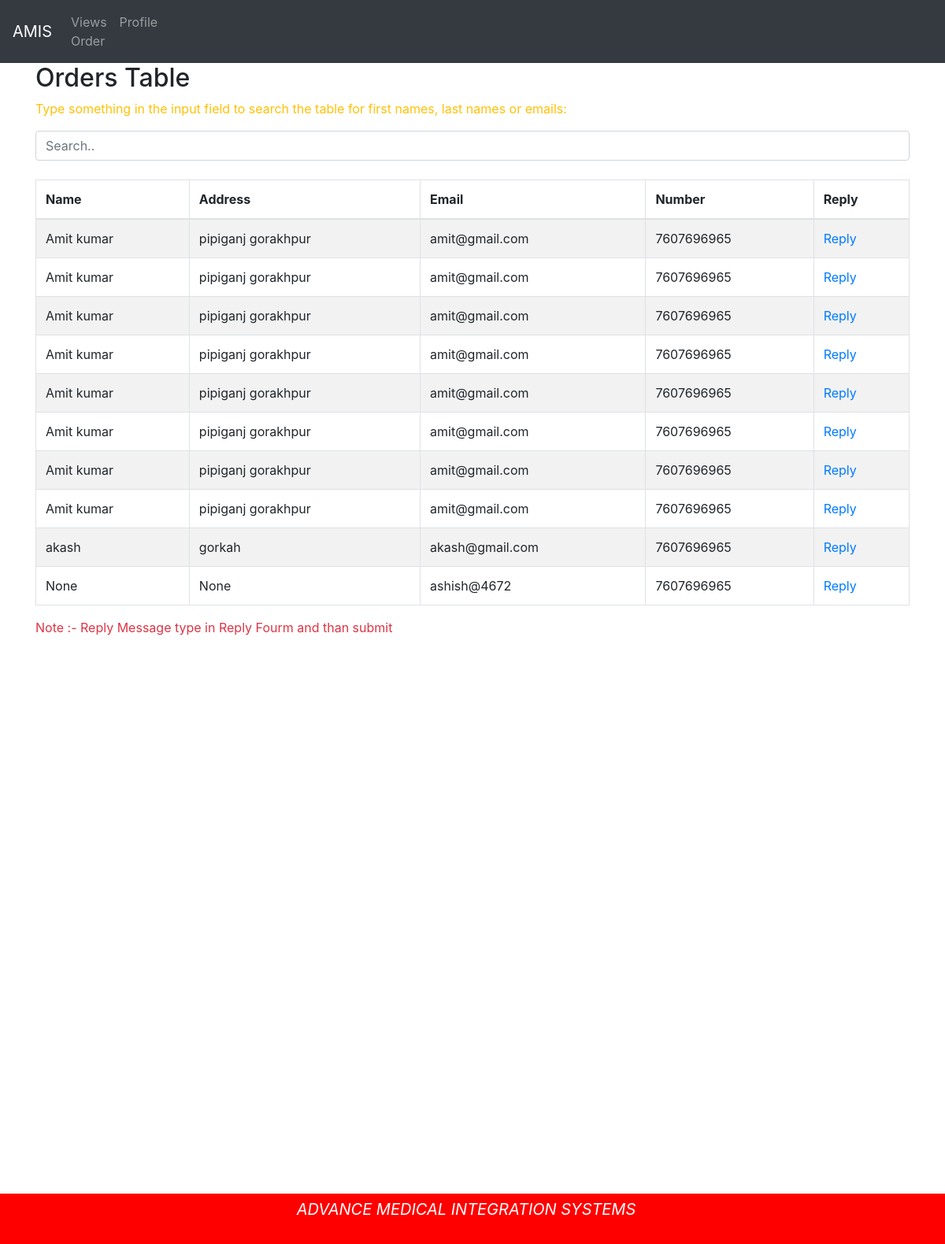
Before: /labDashboard/ with the older database file.
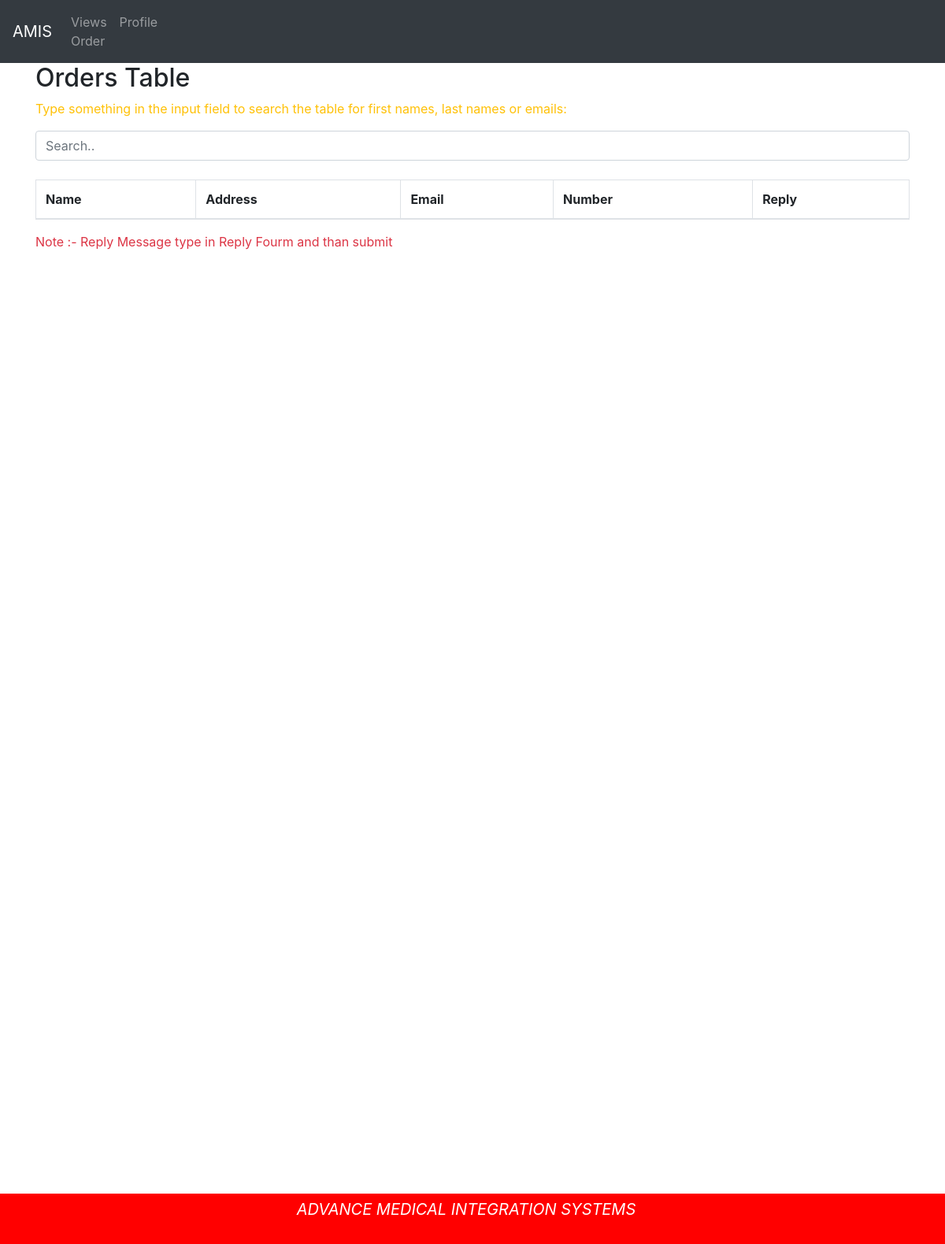
After: the same page with the newer database file.
### amisapp1/models.py (models this page shows)
class queryForm(models.Model):
    name = models.CharField(max_length=50)
    address = models.CharField(max_length=50)
    pin = models.CharField(max_length=50)
    gender = models.CharField(max_length=50)
    purpose = models.CharField(max_length=50)
    email = models.CharField(max_length=50)
    phone = models.CharField(max_length=50)
    user = models.CharField(max_length=50)
    def __str__(self):
        return self.name

### amisapp1/views.py (the view)
# urls.py: path('labDashboard/',views.labDashboard,name='labDashboard'),
def labDashboard(request):
    context = {}
    data = queryForm.objects.filter(user=request.user.username)
    context["data"] = data
    print(data)
    return render(request,"labDashboard.html",context)

### templates/labDashboard.html (shortened to what this page needs)
<!DOCTYPE html>
<html lang="en">
<head>
  <link rel="stylesheet" href="https://maxcdn.bootstrapcdn.com/bootstrap/4.5.2/css/bootstrap.min.css">
</head>
<body style="height:1500px">
<nav class="navbar navbar-expand-sm bg-dark navbar-dark fixed-top">
  <a class="navbar-brand" href="{% url 'labDashboard'%}">AMIS</a>
  <ul class="navbar-nav">
    <li class="nav-item">
      <a class="nav-link" href="{% url 'ordtable'%}">Views Order</a>
    </li>
	  <li class="nav-item">
      <a class="nav-link" href="{% url 'labprof'%}">Profile</a>
    </li>
	  <li class="nav-item">
		<a href="{%url "user_logout"%}" type="button"  class="btn btn-warning" style="margin-left:1200px;">LOGOUT</a>    </li>
  </ul>
</nav>
<div class="container-fluid" style="margin-top:80px">
<div class="container">
  <h2>Orders Table</h2>
  <p class="text-warning">Type something in the input field to search the table for first names, last names or emails:</p>
  <input class="form-control" id="myInput" type="text" placeholder="Search..">
  <br>
  <table class="table table-bordered table-striped">
    <thead>
      <tr>
        <th>Name</th>
        <th>Address</th>
        <th>Email</th>
		  <th>Number</th>
		  <th>Reply</th>
      </tr>
    </thead>
    <tbody id="myTable">
      {%for data in data%}
      <tr>
        <td>{{data.name}}</td>
        <td>{{data.address}}</td>
        <td>{{data.email}}</td>
		<td>{{data.phone}}</td>
		  <td><a href="{% url 'repform'%}?pid={{data.id}}" >Reply</a></td>
      </tr>
     {%endfor%}
    </tbody>
  </table>
  <p class="text-danger">Note :- Reply Message type in Reply Fourm and than submit</p>
</div>
<div class="footer" style=" position: fixed;
   left: 0;
   bottom: 0;
   width: 100%;
   background-color: red;
   color: white;
   text-align: center;">
 <marquee direction="right" behavior="alternate"><em class="navbar-brand " href="#">ADVANCE MEDICAL INTEGRATION SYSTEMS </b></a></marquee>
</div>
</div>
</body>
</html>

Changed rows visible on the page:
removed queryForm: name "Amit kumar", address "pipiganj gorakhpur", email "amit@gmail.com", phone "7607696965"
no longer on this page (row edited): queryForm: name "Amit kumar", address "pipiganj gorakhpur", email "amit@gmail.com", phone "7607696965"
no longer on this page (row edited): queryForm: name "Amit kumar", address "pipiganj gorakhpur", email "amit@gmail.com", phone "7607696965"
no longer on this page (row edited): queryForm: name "Amit kumar", address "pipiganj gorakhpur", email "amit@gmail.com", phone "7607696965"
removed queryForm: name "Amit kumar", address "pipiganj gorakhpur", email "amit@gmail.com", phone "7607696965"
removed queryForm: name "Amit kumar", address "pipiganj gorakhpur", email "amit@gmail.com", phone "7607696965"
removed queryForm: name "Amit kumar", address "pipiganj gorakhpur", email "amit@gmail.com", phone "7607696965"
removed queryForm: name "Amit kumar", address "pipiganj gorakhpur", email "amit@gmail.com", phone "7607696965"
removed queryForm: name "akash", address "gorkah", email "akash@gmail.com", phone "7607696965"
removed queryForm: name "None", address "None", email "ashish@4672", phone "7607696965"
